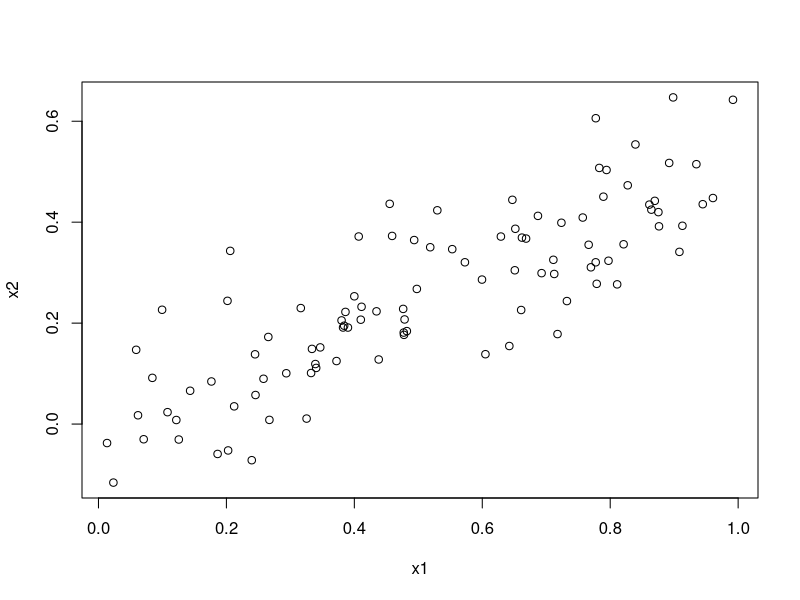
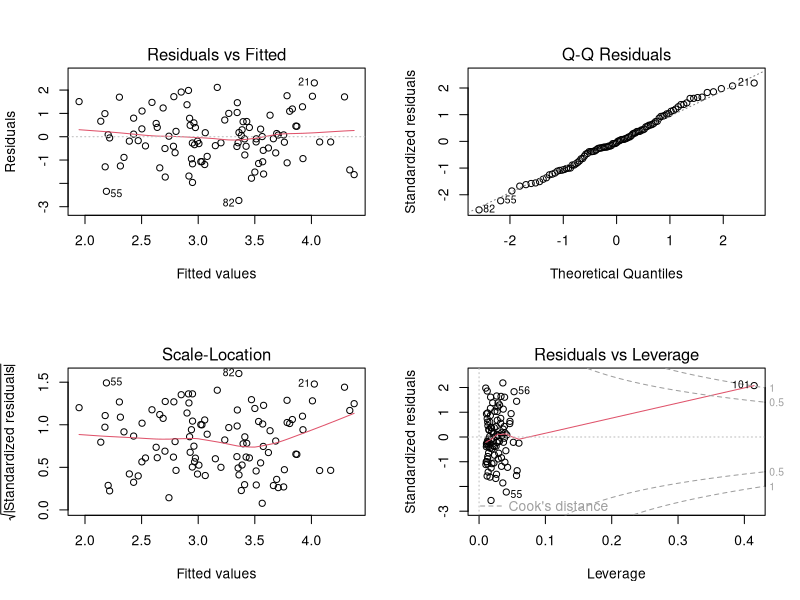

The R source for these figures, in order:
pdf("/home/orange/Desktop/ISLR-Exercises/Chapter 3/3.7.14.pdf")
set.seed(1)
x1 = runif(100)
#?runif
x2 = 0.5*x1+rnorm(100)/10
y = 2+2*x1+0.3*x2+rnorm(100)
cor(x1,x2)
plot(x1,x2)
lm.fit = lm(y~x1+x2)
summary(lm.fit)
# The results are contradictory to those expected
lm.only1 = lm(y~x1)
summary(lm.only1)
# Yes, null hypothesis rejected
lm.only2 = lm(y~x2)
summary(lm.only2)
# Yes, null hypothesis is rejected
x1 = c( x1 , 0.1)
x2 = c( x2 , 0.8)
y = c(y,6)
lm.fit = lm(y~x1+x2)
summary(lm.fit)
par(mfrow=c(2,2))
plot(lm.fit)
dev.off()